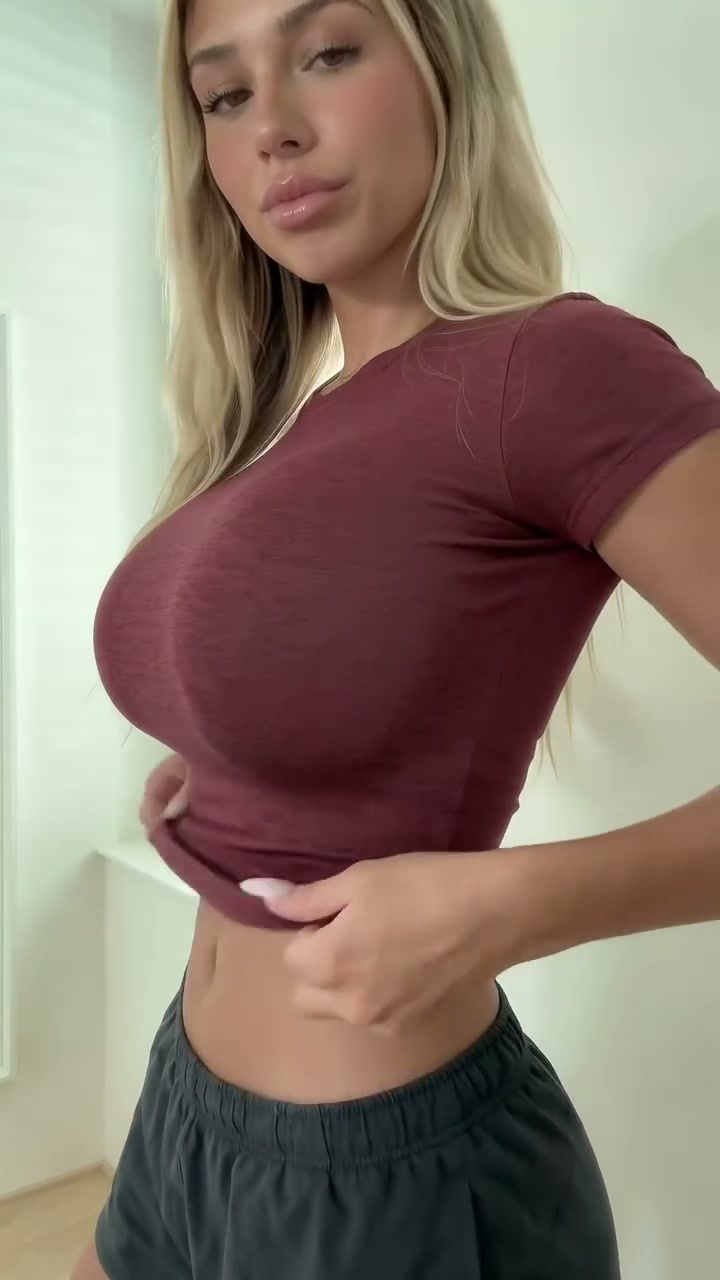
#> input picture video_pipeline/temp/7377ea21_frame.jpg, 720 x 1280 px; its folder holds only this picture in this run
$ python -i frame_extractor.py   (imports and definitions only)   (older library calls are emulated)
#> lines starting #> are read from the running program, lines starting #| are printed output that depends on the picture
"""
frame_extractor.py — Extract the frame with the clearest face+body from a video.

Priority: face visible > sharpness. Tries frontal and profile Haar cascades.
Falls back to skin-tone detection if no face found. Samples 24 candidates.
"""

import os
import shutil
import subprocess
import tempfile
import urllib.request
from pathlib import Path

_HERE = Path(__file__).parent
_CASCADE_FRONT   = str(_HERE / "haarcascade_frontalface_default.xml")
_CASCADE_PROFILE = str(_HERE / "haarcascade_profileface.xml")
_CASCADE_EYE     = str(_HERE / "haarcascade_eye.xml")
_CASCADE_SMILE   = str(_HERE / "haarcascade_smile.xml")

_CASCADE_URLS = {
    _CASCADE_FRONT:   "https://raw.githubusercontent.com/opencv/opencv/master/data/haarcascades/haarcascade_frontalface_default.xml",
    _CASCADE_PROFILE: "https://raw.githubusercontent.com/opencv/opencv/master/data/haarcascades/haarcascade_profileface.xml",
    _CASCADE_EYE:     "https://raw.githubusercontent.com/opencv/opencv/master/data/haarcascades/haarcascade_eye.xml",
    _CASCADE_SMILE:   "https://raw.githubusercontent.com/opencv/opencv/master/data/haarcascades/haarcascade_smile.xml",
}


# [17 lines left out: functions _ensure_cascades, _get_duration, not called in this run]


def _score_frame(img_path: str) -> float:
    """Score a frame: face-detected frames score much higher than faceless ones."""
#> called with img_path = 'temp/7377ea21_frame.jpg'
    try:
        import cv2
        import numpy as np

        img = cv2.imread(img_path)
#> img is the input picture: shape (1280, 720, 3); mean B, G, R 110.7, 123.4, 138.9
        if img is None:
            return 0.0

        gray = cv2.cvtColor(img, cv2.COLOR_BGR2GRAY)
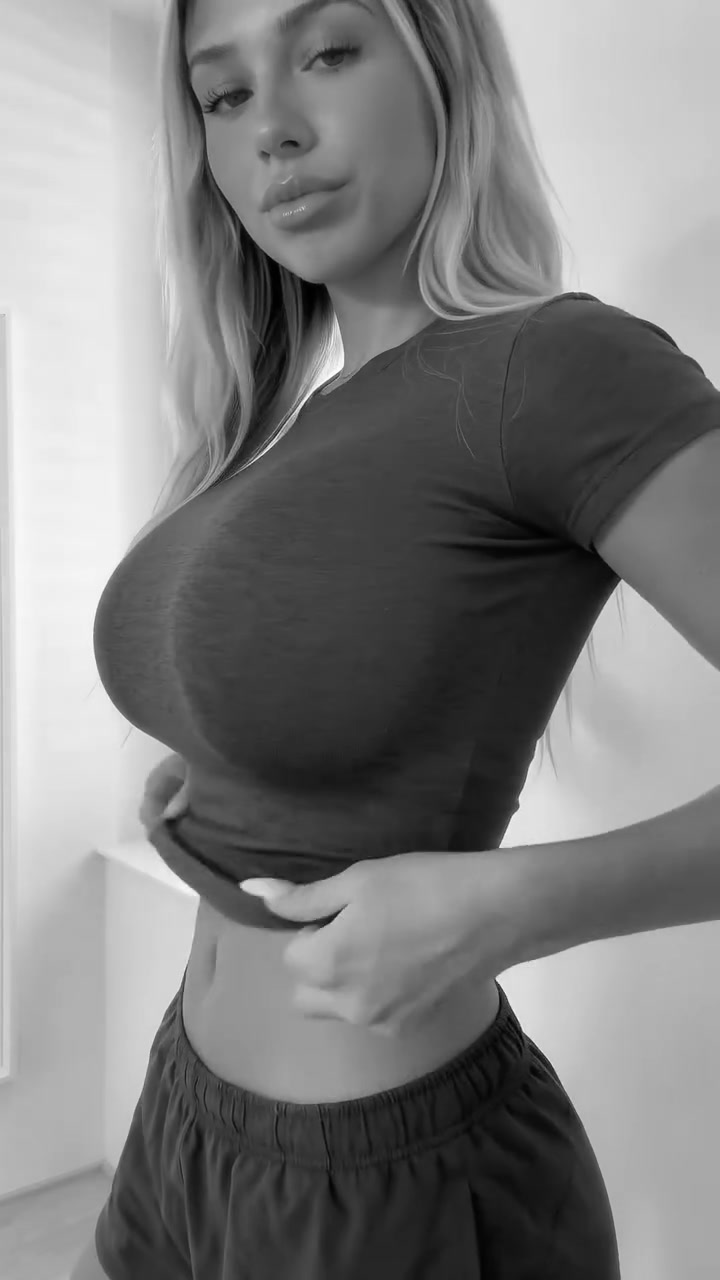
#> gray: shape (1280, 720); min 0, max 253, mean 126.6
        h, w = gray.shape
#> h = 1280; w = 720
        sharpness = float(cv2.Laplacian(gray, cv2.CV_64F).var())
#> sharpness = 65.04

        # Try both frontal and profile cascades at multiple scales
        best_face_area = 0
        best_face_box  = None
        face_center_y  = 0.5
        for cascade_path in (_CASCADE_FRONT, _CASCADE_PROFILE):
            if not Path(cascade_path).exists():
                continue
            cc = cv2.CascadeClassifier(cascade_path)
            if cc.empty():
                continue
            for scale in (1.05, 1.1, 1.2):
                faces = cc.detectMultiScale(
                    gray, scaleFactor=scale, minNeighbors=3, minSize=(20, 20)
                )
                if len(faces) > 0:
                    for fx, fy, fw, fh in faces:
                        area = fw * fh
                        if area > best_face_area:
                            best_face_area = area
                            best_face_box  = (fx, fy, fw, fh)
                            face_center_y  = (fy + fh / 2) / h
#> after the loop, best_face_area = 64516; best_face_box = (224, 44, 254, 254); face_center_y = 0.134

        if best_face_area > 0:
            fx, fy, fw, fh = best_face_box
#> fx = 224; fy = 44; fw = 254; fh = 254
            face_roi   = gray[fy:fy + fh, fx:fx + fw]
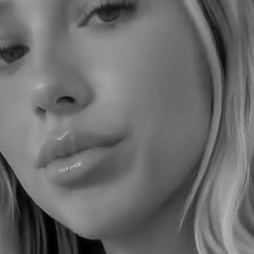
#> face_roi: shape (254, 254); min 0, max 201, mean 106.6
            face_ratio = best_face_area / (w * h)
#> face_ratio = 0.07
            # Bonus when face is in top half (body visible below)
            position_bonus = 1.5 if face_center_y < 0.5 else 1.0
#> position_bonus = 1.5
            score = sharpness * (1 + face_ratio * 20) * position_bonus
#> score = 234.1

            if face_roi.size > 0:
                # Eyes open: loosened minNeighbors so more frames get detected,
                # stronger blink penalty so missed-eye frames are firmly rejected
                eye_cc = cv2.CascadeClassifier(_CASCADE_EYE)
                if not eye_cc.empty():
                    eyes = eye_cc.detectMultiScale(
                        face_roi, scaleFactor=1.1, minNeighbors=3, minSize=(10, 10)
                    )
#> eyes = [[29, 101, 23, 23], [40, 75, 51, 51], [80, 1, 38, 38]]
                    if len(eyes) >= 2:
                        score *= 1.2
#> score = 281
                    elif len(eyes) == 0:
                        score *= 0.45  # strong blink penalty

                # Open mouth: darkness ratio in lower 35% of face ROI.
                # Open mouths create a dark cavity (tongue/throat) vs uniform skin.
                # More reliable than smile cascade on filtered/made-up Instagram content.
                lower_face = face_roi[int(face_roi.shape[0] * 0.65):, :]
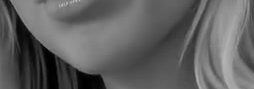
#> lower_face: shape (89, 254); min 0, max 188, mean 96.4
                if lower_face.size > 0:
                    dark_ratio = float(np.sum(lower_face < 70)) / lower_face.size
#> dark_ratio = 0.204
                    if dark_ratio > 0.06:
                        score *= 0.6  # open mouth detected — prefer neutral
#> score = 168.6

            return score

        # No face detected — use skin-tone proxy (top third of frame)
        hsv = cv2.cvtColor(img, cv2.COLOR_BGR2HSV)
        skin_mask = cv2.inRange(hsv, np.array([0, 20, 70], dtype=np.uint8),
                                     np.array([25, 255, 255], dtype=np.uint8))
        skin_ratio = float(np.sum(skin_mask[:h // 3, :] > 0)) / max(w * h // 3, 1)
        # Penalise frames with no face heavily
        return sharpness * skin_ratio * 0.1

    except Exception:
        try:
            from PIL import Image, ImageFilter
            import numpy as np
            img = Image.open(img_path).convert("L")
            return float(np.array(img.filter(ImageFilter.FIND_EDGES), dtype=float).var())
        except Exception:
            try:
                return float(os.path.getsize(img_path))
            except Exception:
                return 0.0


# [42 lines left out: function extract_best_frame, not called in this run]

>>> result = _score_frame('temp/7377ea21_frame.jpg')
#> result = 168.6
